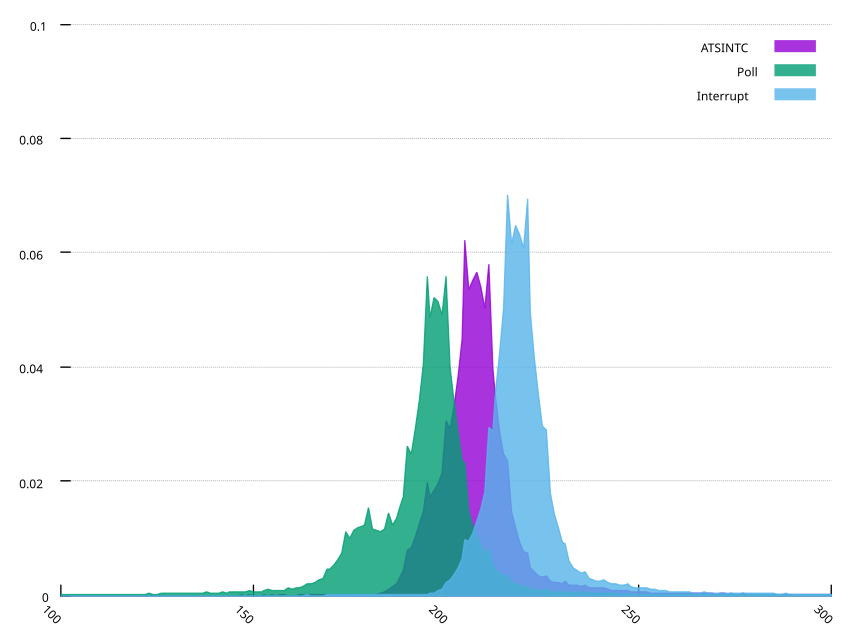

Write gnuplot code to recreate this figure.
set boxwidth 1
set noborder
set grid ytics
set xrange [100:300]
set xtics nomirror
set ytics nomirror
set xtics 50
set yrange [0: 0.1]
set xtics rot by -45 offset -2, 0
# set xlabel "Latency({/symbol \155}s)"
# set ylabel "Probability Density"

datafile0 = 'atsintc1/atsintc_delay_freq.dat'
datafile1 = 'poll1/poll_delay_freq.dat'
datafile2 = 'intr1/intr_delay_freq.dat'


set style fill transparent solid 0.8 border -2
plot datafile0 using 1:2 smooth frequency w filledcurves t "ATSINTC", \
    datafile1 using 1:2 smooth frequency w filledcurves t "Poll", \
    datafile2 using 1:2 smooth frequency w filledcurves t "Interrupt", \
